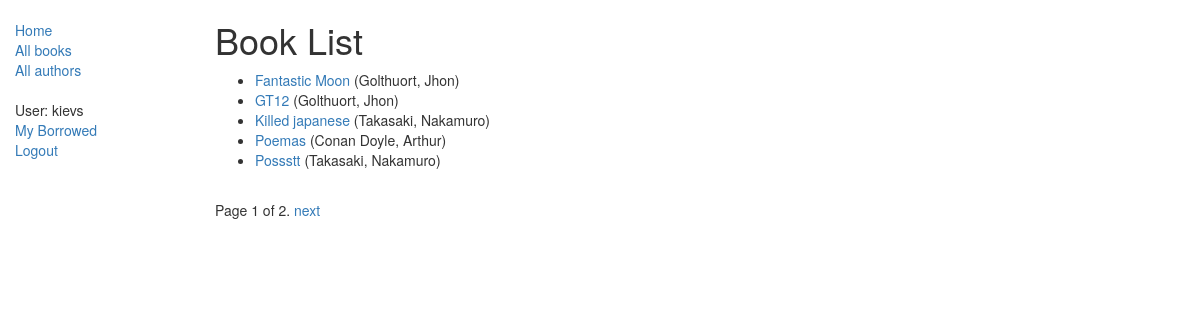
Screenshot of /catalog/books/ (signed in) with the database file from the repository.
### catalog/models.py (models this page shows, shortened)
class Book(models.Model):
    title = models.CharField(max_length=200)
    author = models.ForeignKey('Author', on_delete=models.SET_NULL, null=True)
    summary = models.TextField(max_length=1000, help_text="Enter a brief description of the book")
    isbn = models.CharField('ISBN', max_length=13,
                            help_text='13 Character <a href="https://www.isbn-international.org/content/what-isbn'
                                      '">ISBN number</a>')
    genre = models.ManyToManyField(Genre, help_text="Select a genre for this book")
    language = models.ForeignKey('Language', on_delete=models.SET_NULL, null=True)
    class Meta:
        ordering = ['title', 'author']
    def display_genre(self):
        """Creates a string for the Genre. This is required to display genre in Admin."""
        return ', '.join([genre.name for genre in self.genre.all()[:3]])
    display_genre.short_description = 'Genre'
    def get_absolute_url(self):
        return reverse('book-detail', args=[str(self.id)])

class Author(models.Model):
    first_name = models.CharField(max_length=100)
    last_name = models.CharField(max_length=100)
    date_of_birth = models.DateField(null=True, blank=True)
    date_of_death = models.DateField('Died', null=True, blank=True)
    class Meta:
        ordering = ['last_name']
    def __str__(self):
        return '%s, %s' % (self.last_name, self.first_name)

### catalog/views.py (the view)
class BookListView(LoginRequiredMixin, generic.ListView):
    model = Book
    paginate_by = 5

### catalog/templates/catalog/book_list.html
{% extends "base_generic.html" %}
{% block content %}
    <h1>Book List</h1>
    {% if book_list %}
    <ul>
      {% for book in book_list %}
      <li>
        <a href="{{ book.get_absolute_url }}">{{ book.title }}</a> ({{book.author}})
      </li>
      {% endfor %}
    </ul>
    {% else %}
      <p>There are no books in the library.</p>
    {% endif %}
{% endblock %}

### catalog/templates/base_generic.html (shortened to what this page needs)
<!DOCTYPE html>
<html lang="en">
<head>
  <link rel="stylesheet" href="https://maxcdn.bootstrapcdn.com/bootstrap/3.3.7/css/bootstrap.min.css">
  {% load static %}
  <link rel="stylesheet" href="{% static 'css/styles.css' %}">
</head>
<body>
  <div class="container-fluid">
    <div class="row">
      <div class="col-sm-2">
      {% block sidebar %}
      <ul class="sidebar-nav">
          <li><a href="{% url 'index' %}">Home</a></li>
          <li><a href="{% url 'books' %}">All books</a></li>
          <li><a href="{% url 'authors' %}">All authors</a></li><br>
          {% if user.is_authenticated %}
             <li>User: {{ user.get_username }}</li>
             <li><a href="{% url 'my-borrowed' %}">My Borrowed</a></li>
             <li><a href="{% url 'logout'%}?next={{request.path}}">Logout</a></li>
          {% else %}
            <li><a href="{% url 'login'%}?next={{request.path}}">Login</a></li>
          {% endif %}
      </ul>
     {% endblock %}
      </div>
      <div class="col-sm-10 ">
      {% block content %}{% endblock %}
       {% block pagination %}
          {% if is_paginated %}
              <div class="pagination">
                  <span class="page-links">
                      <span class="page-current">
                          Page {{ page_obj.number }} of {{ page_obj.paginator.num_pages }}.
                      </span>
                      {% if page_obj.has_next %}
                          <a href="{{ request.path }}?page={{ page_obj.next_page_number }}">next</a>
                      {% endif %}
                  </span>
              </div>
          {% endif %}
       {% endblock %}
      </div>
    </div>
  </div>
</body>
</html>

### catalog/static/css/styles.css (style rules this page uses)
.sidebar-nav { margin-top: 20px; padding: 0; list-style: none; }

### rows the page displays
Book: title "Fantastic Moon", author "Golthuort, Jhon"
Book: title "GT12", author "Golthuort, Jhon"
Book: title "Killed japanese", author "Takasaki, Nakamuro"
Book: title "Poemas", author "Conan Doyle, Arthur"
Book: title "Possstt", author "Takasaki, Nakamuro"

### other values shown
{{ user.get_username }} "kievs"
{{ page_obj.number }} "1"
{{ page_obj.paginator.num_pages }} "2"
